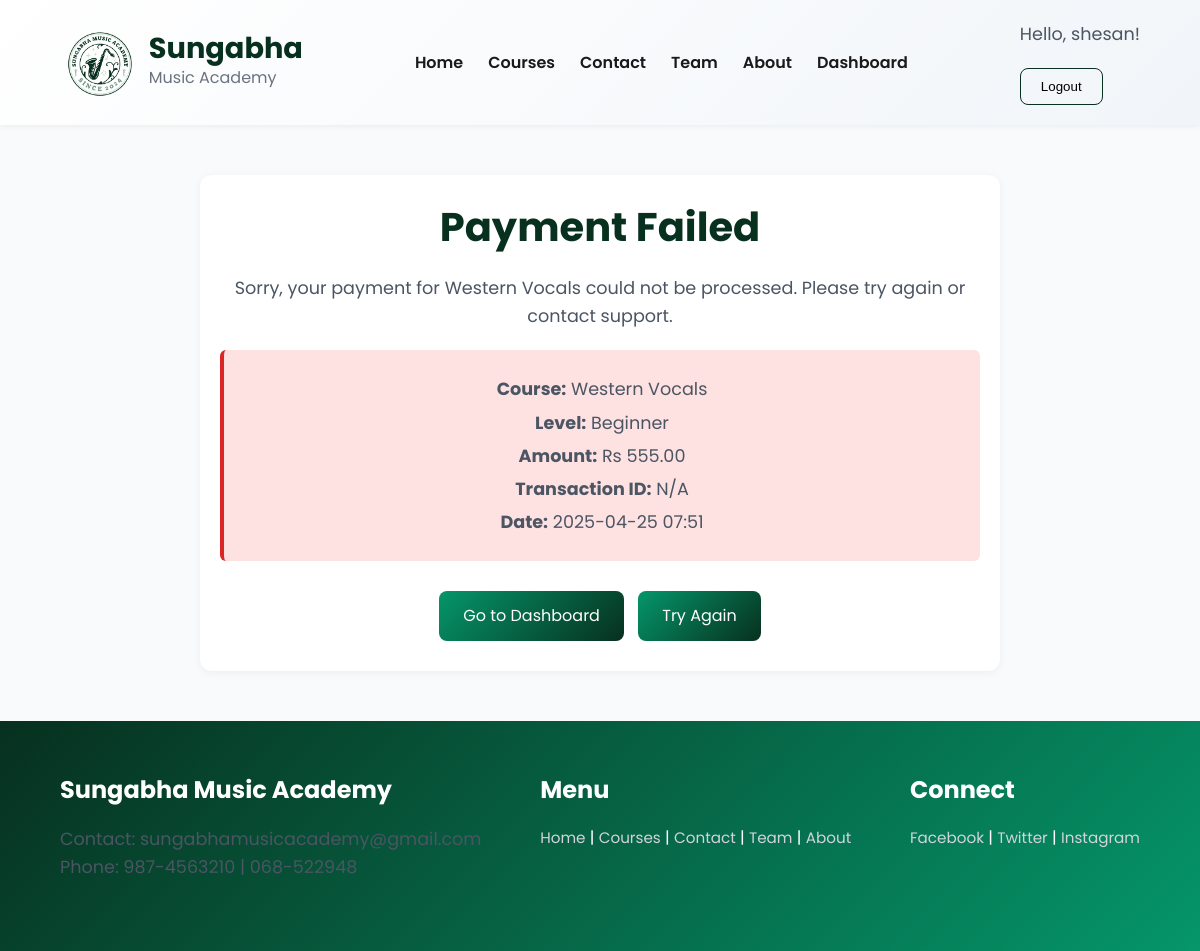
The app's page /payment/failure/1/ (signed in) with its own data.
### music/models.py (models this page shows, shortened)
class Course(models.Model):
    CATEGORY_CHOICES = [
        ('Instruments', 'Instruments'),
        ('Singing', 'Singing'),
        ('Flute', 'Flute'),
    ]
    title = models.CharField(max_length=200)
    category = models.CharField(max_length=50, choices=CATEGORY_CHOICES, default='Instruments')
    description = models.TextField(default="No description available")
    image = models.ImageField(upload_to='course_images/', blank=True, null=True)
    teacher = models.ForeignKey(
        User,
        on_delete=models.CASCADE,
        null=True,
        blank=True,
        related_name='taught_courses',
        limit_choices_to={'profile__role': 'Teacher'},
    )
    students = models.ManyToManyField(
        User,
        related_name='enrolled_courses',
        blank=True,
        limit_choices_to={'profile__role': 'Student'},
    )
    levels = models.ManyToManyField(Level, related_name='courses', blank=True)

class Level(models.Model):
    LEVEL_CHOICES = [
        ('Foundation', 'Foundation'),
        ('Beginner', 'Beginner'),
        ('Intermediate', 'Intermediate'),
        ('Advanced', 'Advanced'),
    ]
    name = models.CharField(max_length=100, choices=LEVEL_CHOICES)
    description = models.TextField(default="No description available")
    duration = models.IntegerField(default=0, help_text="Duration in months")
    price = models.DecimalField(max_digits=10, decimal_places=2, default=0.0, help_text="Price in Rs")
    language = models.CharField(max_length=50, default="English")
    format = models.CharField(max_length=100, default="1:1 lesson with Teacher")
    access = models.CharField(max_length=100, default="Mobile & Desktop Access")
    certificate = models.CharField(max_length=100, default="On completion")
    highlights = models.TextField(default="", blank=True)

class Payment(models.Model):
    STATUS_CHOICES = (
        ('Initiated', 'Initiated'),
        ('Completed', 'Completed'),
        ('Pending', 'Pending'),
        ('User canceled', 'User canceled'),
        ('Expired', 'Expired'),
        ('Refunded', 'Refunded'),
        ('Partially Refunded', 'Partially Refunded'),
    )
    user = models.ForeignKey(
        User,
        on_delete=models.CASCADE,
        related_name='payments',
        limit_choices_to={'profile__role': 'Student'},
    )  # Removed default=1
    course = models.ForeignKey(Course, on_delete=models.CASCADE, related_name='payments')
    level = models.ForeignKey(Level, on_delete=models.CASCADE, related_name='payments')
    purchase_order_id = models.CharField(max_length=100, unique=True, default=uuid.uuid4)
    purchase_order_name = models.CharField(max_length=200)
    amount = models.DecimalField(max_digits=10, decimal_places=2, help_text="Amount in Rs")
    amount_paisa = models.IntegerField(help_text="Amount in paisa (for Khalti)")
    pidx = models.CharField(max_length=100, null=True, blank=True)
    transaction_id = models.CharField(max_length=100, null=True, blank=True)
    status = models.CharField(max_length=50, choices=STATUS_CHOICES, default='Initiated')
    created_at = models.DateTimeField(auto_now_add=True)
    updated_at = models.DateTimeField(auto_now=True)

### music/views.py (the view)
# urls.py: path('payment/failure/<int:payment_id>/', views.payment_failure_page, name='payment_failure_page'),
@never_cache
def payment_failure_page(request, payment_id):
    logger.debug(f"Accessing payment_failure_page: payment_id={payment_id}")
    payment = get_object_or_404(Payment, id=payment_id)
    logger.info(f"Payment details: ID={payment.id}, user={payment.user.username}")
    if not request.user.is_authenticated:
        logger.warning(f"Unauthenticated user accessing payment {payment_id}")
        return redirect(f"{settings.LOGIN_URL}?next={request.path}")
    if request.user != payment.user:
        logger.error(f"User mismatch: authenticated={request.user.username}, payment_user={payment.user.username}")
        return HttpResponseBadRequest(f"You are not authorized to view this payment")
    context = {
        'payment': payment,
        'course_title': payment.course.title if payment.course else 'N/A',
        'level_name': payment.level.name if payment.level else 'N/A',
        'amount': payment.amount or 'N/A',
        'transaction_id': payment.transaction_id or 'N/A',
        'created_at': payment.created_at or 'N/A',
    }
    logger.info(f"Rendering payment_failure.html for payment {payment_id}")
    return render(request, 'payment_failure.html', context)

### music/templates/payment_failure.html (shortened to what this page needs)
{% load static %}
<!DOCTYPE html>
<html lang="en">
<head>
    <link rel="stylesheet" href="https://cdnjs.cloudflare.com/ajax/libs/font-awesome/6.4.0/css/all.min.css">
</head>
<body>
    <nav>
        <div class="logo-container">
            <img src="{% static 'images/LogoR.png' %}" alt="Sungabha Music Academy Logo" aria-label="Sungabha Music Academy Logo">
            <div class="brand-text">
                <span class="brand-title">Sungabha</span>
                <span class="brand-subtitle">Music Academy</span>
            </div>
        </div>
        <div>
            <a href="{% url 'home' %}">Home</a>
            <a href="{% url 'courses_list' %}">Courses</a>
            <a href="{% url 'contact' %}">Contact</a>
            <a href="{% url 'team' %}">Team</a>
            <a href="{% url 'about' %}">About</a>
            {% if user.is_authenticated %}
                {% if user.profile.role == 'Teacher' %}
                    <a href="{% url 'teacher_dashboard' %}">Dashboard</a>
                {% elif user.profile.role == 'Student' %}
                    <a href="{% url 'student_dashboard' %}">Dashboard</a>
                {% endif %}
            {% endif %}
        </div>
        <div>
            {% if user.is_authenticated %}
                <p>Hello, {{ user.username }}!</p>
                <a href="{% url 'logout' %}"><button aria-label="Logout">Logout</button></a>
            {% else %}
                <p>You are not logged in.</p>
                <a href="{% url 'login' %}"><button aria-label="Login">Login</button></a>
                <a href="{% url 'register' %}"><button class="btn-primary" aria-label="Register">Register</button></a>
            {% endif %}
        </div>
    </nav>
    <div class="container">
        <h1>Payment Failed</h1>
        <p>Sorry, your payment for {{ course_title|default:'the course' }} could not be processed. Please try again or contact support.</p>
        <div class="failure-box">
            <p><strong>Course:</strong> {{ course_title|default:'N/A' }}</p>
            <p><strong>Level:</strong> {{ level_name|default:'N/A' }}</p>
            <p><strong>Amount:</strong> Rs {{ amount|default:'N/A' }}</p>
            <p><strong>Transaction ID:</strong> {{ transaction_id|default:'N/A' }}</p>
            <p><strong>Date:</strong> {{ created_at|date:'Y-m-d H:i'|default:'N/A' }}</p>
        </div>
        <a href="{% url 'student_dashboard' %}" class="btn">Go to Dashboard</a>
        <a href="{% url 'course_detail_payment' payment.course.id %}" class="btn">Try Again</a>
    </div>
    <footer class="footer" aria-label="Footer">
        <div>
            <h3>Sungabha Music Academy</h3>
            <p>Contact: sungabhamusicacademy@gmail.com<br>Phone: 987-4563210 | 068-522948</p>
        </div>
        <div>
            <h3>Menu</h3>
            <a href="{% url 'home' %}" aria-label="Home">Home</a> |
            <a href="{% url 'courses_list' %}" aria-label="Courses">Courses</a> |
            <a href="{% url 'contact' %}" aria-label="Contact">Contact</a> |
            <a href="{% url 'team' %}" aria-label="Team">Team</a> |
            <a href="{% url 'about' %}" aria-label="About">About</a>
        </div>
        <div>
            <h3>Connect</h3>
            <a href="#" aria-label="Facebook">Facebook</a> |
            <a href="#" aria-label="Twitter">Twitter</a> |
            <a href="#" aria-label="Instagram">Instagram</a>
        </div>
    </footer>
</body>
</html>

### music/templates/payment_failure.html (style rules this page uses)
* { margin: 0; padding: 0; box-sizing: border-box; }
body { font-family: 'Poppins', sans-serif; background-color: #f9fafb; color: #1a1a1a; line-height: 1.6; overflow-x: hidden; }
nav { display: flex; justify-content: space-between; align-items: center; padding: 20px 5%; background: linear-gradient(135deg, #ffffff, #f1f5f9); box-shadow: 0 2px 5px rgba(0, 0, 0, 0.05); position: sticky; top: 0; z-index: 1000; }
.logo-container { display: flex; align-items: center; gap: 10px; }
.logo-container img { height: 70px; width: auto; }
.brand-text { display: flex; flex-direction: column; line-height: 0.2; }
.brand-title { font-size: 1.8rem; font-weight: 700; color: #07301f; }
.brand-subtitle { font-size: 1rem; color: #6b7280; }
nav div:nth-child(2) { display: flex; gap: 25px; font-size: 1rem; }
nav a { text-decoration: none; color: #1a1a1a; font-weight: 600; transition: color 0.3s ease; position: relative; }
button { padding: 10px 20px; border: 1px solid #07301f; border-radius: 8px; cursor: pointer; transition: all 0.3s ease; background-color: transparent; font-weight: 500; }
.container { max-width: 800px; margin: 50px auto; padding: 20px; text-align: center; background-color: #ffffff; border-radius: 12px; box-shadow: 0 2px 10px rgba(0, 0, 0, 0.05); }
h1 { font-size: 2.5rem; font-weight: 700; color: #07301f; margin-bottom: 15px; }
p { font-size: 1.1rem; color: #4b5563; margin-bottom: 20px; }
.failure-box { background-color: #fee2e2; padding: 20px; border-left: 4px solid #dc2626; border-radius: 6px; margin: 20px 0; }
.failure-box p { margin: 5px 0; }
.btn { background: linear-gradient(135deg, #059669, #07301f); color: white; padding: 12px 24px; border: none; border-radius: 8px; font-size: 16px; cursor: pointer; text-decoration: none; display: inline-block; margin: 10px 5px; transition: background 0.3s, transform 0.2s; }
.footer { background: linear-gradient(135deg, #07301f, #059669); color: white; padding: 50px 5%; display: flex; justify-content: space-between; gap: 20px; flex-wrap: wrap; }
.footer h3 { font-size: 1.5rem; margin-bottom: 1rem; }
.footer a { color: #d1d5db; text-decoration: none; font-size: 0.95rem; transition: color 0.3s ease; }

### records on screen
Course: title "Western Vocals"
Level: name "Beginner"
Payment: amount "555.00", created_at "2025-04-25 07:51"

### other values on screen
{{ user.username }} "shesan"
{{ transaction_id|default:'N/A' }} "N/A"
